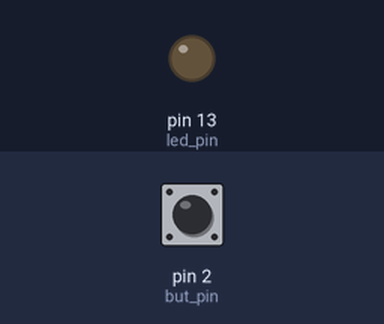
The sketch below on a simulated Arduino Uno, built with avr-gcc and run on an emulated ATmega328P. Parts: output pins drawn as LEDs (lit = HIGH). The inputs (shaded band) are chosen by the test bench; at power-on: pin 2 (but_pin) HIGH.

Above: at 1.2 s.
1.3 s: pin 2 (but_pin) pulled LOW for 0.15 s
At 1.9 s:
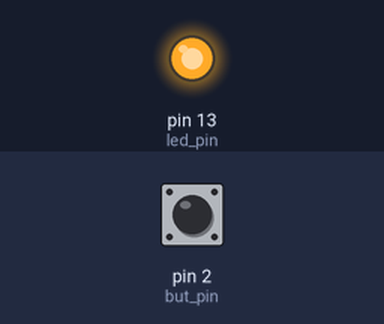
2.9 s: pin 2 (but_pin) pulled LOW for 1 s
At 4.3 s:
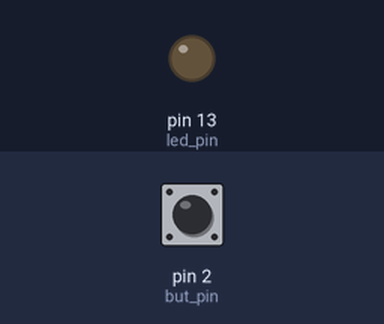
5.4 s: pin 2 (but_pin) pulled LOW for 3.2 s
At 6.2 s:
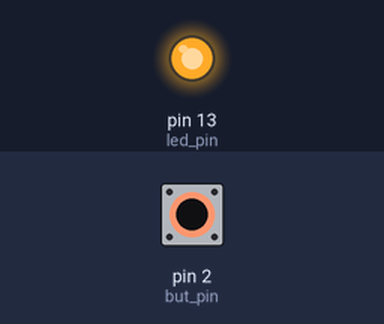
Timing chart, 0 to 8.4 s (numbered marks = the images above; inputs shaded):
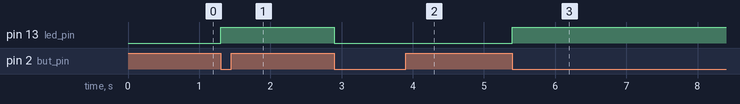

Measured:
- after the input at 1.3 s, pin 13 (led_pin): LOW → HIGH at once
- after the input at 2.9 s, pin 13 (led_pin): HIGH → LOW at once
- after the input at 5.4 s, pin 13 (led_pin): LOW → HIGH at once

The sketch:

interrupt_button.ino
```cpp
/* Interrupt on a button
 * By: Jeffrey Hundstad <we0a@arrl.net> 2015-03-09
 * Documentation on AttachInterrupt:
 *  http://arduino.cc/en/Reference/AttachInterrupt
 *
 * Circuit:
 *   Internal builtin LED on LED_BUILTIN (usually pin-13)
 *   Momentary pushbutton between pin-2 and ground.  Pin-2 will be
 *     software selected to the internal pullup resistor to 5V.
 *
 * Description:
 *   This will demonstrate the use of interrupts and interrupt
 *   Service Routines (ISR).
 *
 *   1. The button will toggle the LED state.
 *   2. The state will only change when the button is pressed
 *      for at least PRESS_DELAY milliseconds, no sooner.
 *   3. It won't miss presses even if the LED is being updated
 *      in the loop() much slower than the number of presses.
 *
 * Try these:
 *   1. Change PRESS_DELAY to 2 seconds. What happens when you press
 *      the button more frequently than every 2 seconds?
 *   2. Uncomment the delay(5000), and change PRESS_DELAY back to
 *      100 milliseconds.   What happens if you press the button
 *      twice every 5 seconds?  How about three times?  Explain
 *      the results.
 *   3. Re-comment the delay(5000).  Slowly press and release
 *      the button.  Now change the interrupt mode to RISING.
 *      Again slowly press and release the button.
 *      What has changed?  Try setting it to CHANGE.  Now, what
 *      has changed?
 */

/* PIN definitions */
const byte led_pin = LED_BUILTIN;  // built in LED
const byte but_pin = 2;            // Button on pin-2, internal pullup

/* Volatile variables modified in the ISR */
volatile boolean led_state = LOW;
volatile unsigned int last_but_ptime = 0;

void setup()
{
  pinMode(led_pin, OUTPUT);
  pinMode(but_pin, INPUT_PULLUP);

  /*
   * attachInterrupt(interrupt, ISR, mode)
   *  interrupt = [0 == pin 2, 1 == pin 3]
   *  MODE = [LOW, CHANGE, RISING, FALLING]
   */
  attachInterrupt(0, blink, FALLING);
}

/* Show the led_state on the internal LED, it is changed in the ISR */
void loop()
{
  digitalWrite(led_pin, led_state);
  // delay(5000); /* 5 seconds */
}


/* Intended to be attached as an ISR */
/* Change the led_state but on as fast as PRESS_DELAY */
const unsigned int PRESS_DELAY = 100; /* milliseconds */
void blink()
{
  unsigned int but_ptime = millis();
  if ( (but_ptime - last_but_ptime) > PRESS_DELAY) {
    last_but_ptime = but_ptime;
    led_state = !led_state;
  }
}
```
